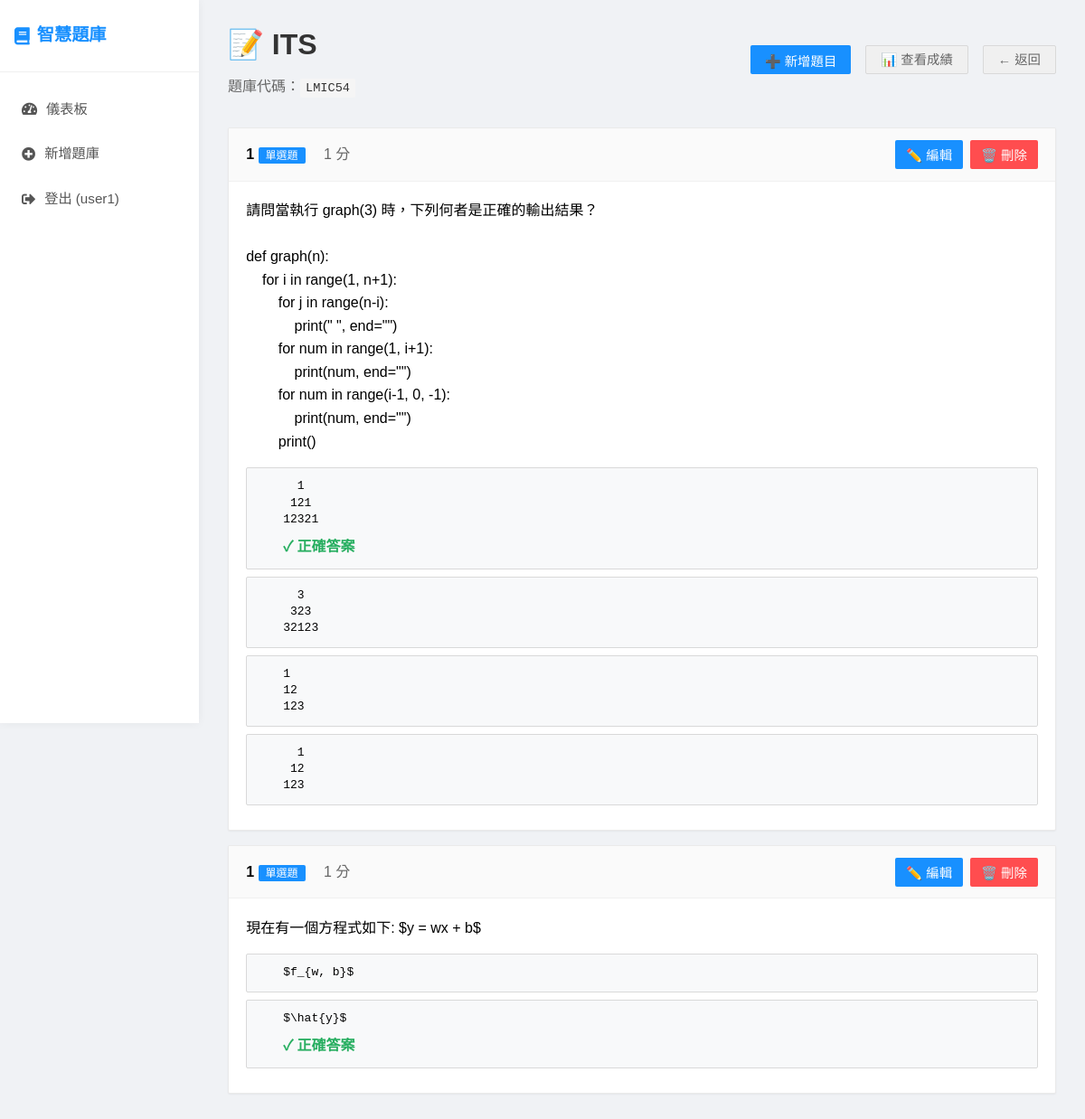
/quiz-bank/1 (signed in), run on an earlier commit of the app's database.
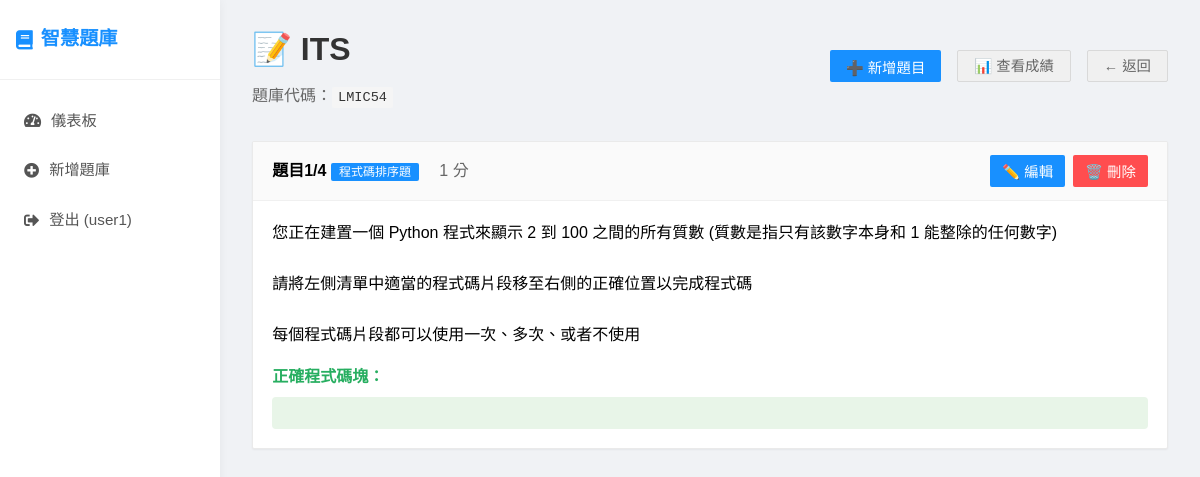
And on a later commit of the database.
### app.py (models this page shows)
class Question(db.Model):
    id = db.Column(db.Integer, primary_key=True)
    title = db.Column(db.String(200), nullable=False)
    question_text = db.Column(db.Text, nullable=False)
    question_type = db.Column(db.String(50), nullable=False)  # single_choice, multiple_choice, fill_blank, dropdown, parsons
    question_data = db.Column(db.Text)  # JSON格式儲存選項、正確答案等
    points = db.Column(db.Integer, default=1)
    order_index = db.Column(db.Integer, default=0)
    quiz_bank_id = db.Column(db.Integer, db.ForeignKey('quiz_bank.id'), nullable=False)
    created_at = db.Column(db.DateTime, default=datetime.utcnow)

### app.py (the view)
@app.route('/quiz-bank/<int:quiz_bank_id>')
@login_required
def manage_quiz_bank(quiz_bank_id):
    quiz_bank = QuizBank.query.get_or_404(quiz_bank_id)
    if quiz_bank.teacher_id != current_user.id:
        return redirect(url_for('teacher_dashboard'))
    questions = Question.query.filter_by(quiz_bank_id=quiz_bank_id).order_by(Question.order_index).all()
    return render_template('manage_quiz_bank.html', quiz_bank=quiz_bank, questions=questions)

### app.py (called while the page is built)
@app.template_filter('from_json')
def from_json_filter(value):
    try:
        return json.loads(value) if value else {}
    except:
        return {}

@app.template_global()
def get_question_type_name(question_type):
    type_names = {
        'single_choice': '單選題',
        'multiple_choice': '多選題',
        'fill_blank': '填空題',
        'dropdown': '下拉選單',
        'dropdown_fillblank': '下拉選單填空題',
        'parsons': '程式碼排序題'
    }
    return type_names.get(question_type, question_type)

@login_manager.user_loader
def load_user(user_id):
    return User.query.get(int(user_id))

### templates/manage_quiz_bank.html (shortened to what the changed rows need)
{% extends "base.html" %}
{% block content %}
<div>
    <div style="display: flex; justify-content: space-between; align-items: center; margin-bottom: 2rem;">
        <div>
            <h1 style="color: #333; margin-bottom: 0.5rem;">📝 {{ quiz_bank.title }}</h1>
        </div>
    </div>
    <div id="questions-container">
        {% if questions %}
            {% for question in questions %}
            <div class="question-item" data-question-id="{{ question.id }}">
                <div class="question-header">
                    <div>
                        <strong>{{ question.title }}</strong>
                        <span class="question-type-badge">{{ get_question_type_name(question.question_type) }}</span>
                        <span style="color: #666; margin-left: 1rem;">{{ question.points }} 分</span>
                    </div>
                    <div style="display: flex; gap: 0.5rem;">
                        <button onclick="editQuestion({{ question.id }})" class="btn" style="padding: 6px 12px;">✏️ 編輯</button>
                        <button onclick="deleteQuestion({{ question.id }})" class="btn btn-danger" style="padding: 6px 12px;">🗑️ 刪除</button>
                    </div>
                </div>
                <div class="question-content">
                    <p style="white-space: pre-wrap;">{{ question.question_text | trim }}</p>
                    {% if question.question_data %}
                        {% set data = question.question_data | from_json %}
                        {% if question.question_type in ['single_choice', 'multiple_choice'] %}
                            <div style="margin-top: 1rem;">
                                {% for option in data.options %}
                                <div class="option" style="background: #f8f9fa;">
                                    <div class="option-text">{{ option }}</div>
                                    {% if (question.question_type == 'single_choice' and option == data.correct_answer) or
                                           (question.question_type == 'multiple_choice' and option in data.correct_answers) %}
                                    <div class="option-correct">✓ 正確答案</div>
                                    {% endif %}
                                </div>
                                {% endfor %}
                            </div>
                        {% elif question.question_type == 'fill_blank' %}
                            <div style="margin-top: 1rem; color: #27ae60;">
                                <strong>正確答案：</strong> {{ data.correct_answer }}
                            </div>
                        {% elif question.question_type == 'dropdown' %}
                            <div style="margin-top: 1rem;">
                                <strong>選項：</strong> {{ data.options | join(', ') }}<br>
                                <strong style="color: #27ae60;">正確答案：</strong> {{ data.correct_answer }}
                            </div>
                        {% elif question.question_type == 'parsons' %}
                            <div style="margin-top: 1rem;">
                                <div style="display: flex; gap: 1rem;">
                                    <div style="flex: 1;">
                                        <strong style="color: #27ae60;">正確程式碼塊：</strong>
                                        <div style="font-family: monospace; background: #e8f5e8; padding: 1rem; border-radius: 4px; margin-top: 0.5rem;">
                                        </div>
                                    </div>
                                </div>
                            </div>
                        {% endif %}
                    {% endif %}
                </div>
            </div>
            {% endfor %}
        {% else %}
            <div style="text-align: center; padding: 3rem; background: #f8f9fa; border-radius: 10px;">
                <h3 style="color: #666; margin-bottom: 1rem;">📝 還沒有題目</h3>
                <p style="color: #888; margin-bottom: 2rem;">開始建立您的第一個題目吧！</p>
                <button onclick="showAddQuestionModal()" class="btn">➕ 新增題目</button>
            </div>
        {% endif %}
    </div>
</div>
{% endblock %}

What changed in the data, as far as the page shows it:
removed Question: title "1", question_type "單選題", points "1", question_text "請問當執行 graph(3) 時，下列何者是正確的輸出結果？ def graph(n): for i in range(1, n+1): for j in range(n-i): print(\" \", end=\"\") for num in range(1, i+1): print(num, end=\"\") for num in range(i-1, 0, -1): print(num, end=\"\") print()", options "1 121 12321" "3 323 32123" "1 12 123" "1 12 123"
removed Question: title "1", question_type "單選題", points "1", question_text "現在有一個方程式如下: $y = wx + b$", options "$f_{w, b}$" "$\\hat{y}$"
added Question: title "題目1/4", question_type "程式碼排序題", points "1", question_text "您正在建置一個 Python 程式來顯示 2 到 100 之間的所有質數 (質數是指只有該數字本身和 1 能整除的任何數字) 請將左側清單中適當的程式碼片段移至右側的正確位置以完成程式碼 每個程式碼片段都可以使用一次、多次、或者不使用", shows "正確程式碼塊："
